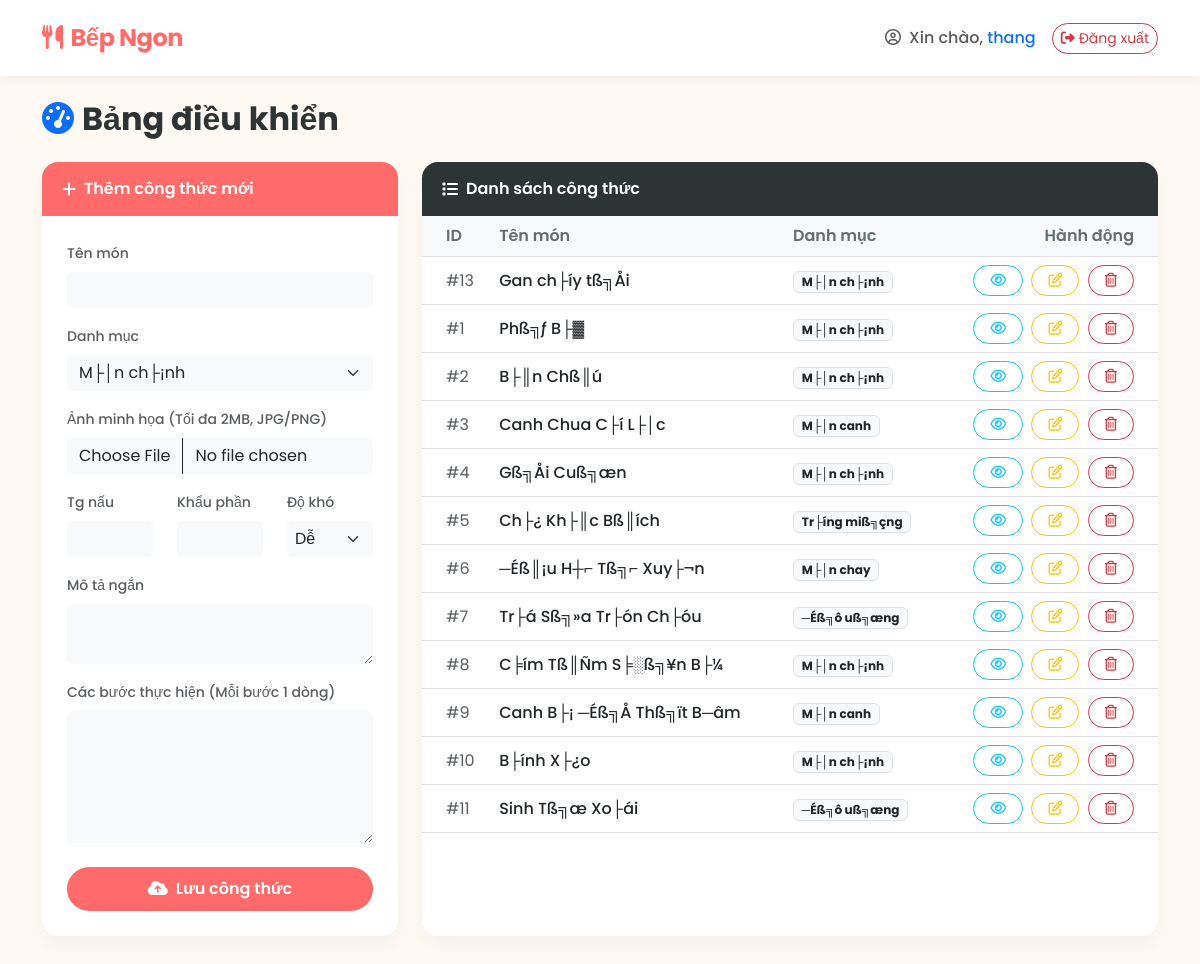
The page /app/public/admin.php (signed in) on the database as committed earlier.
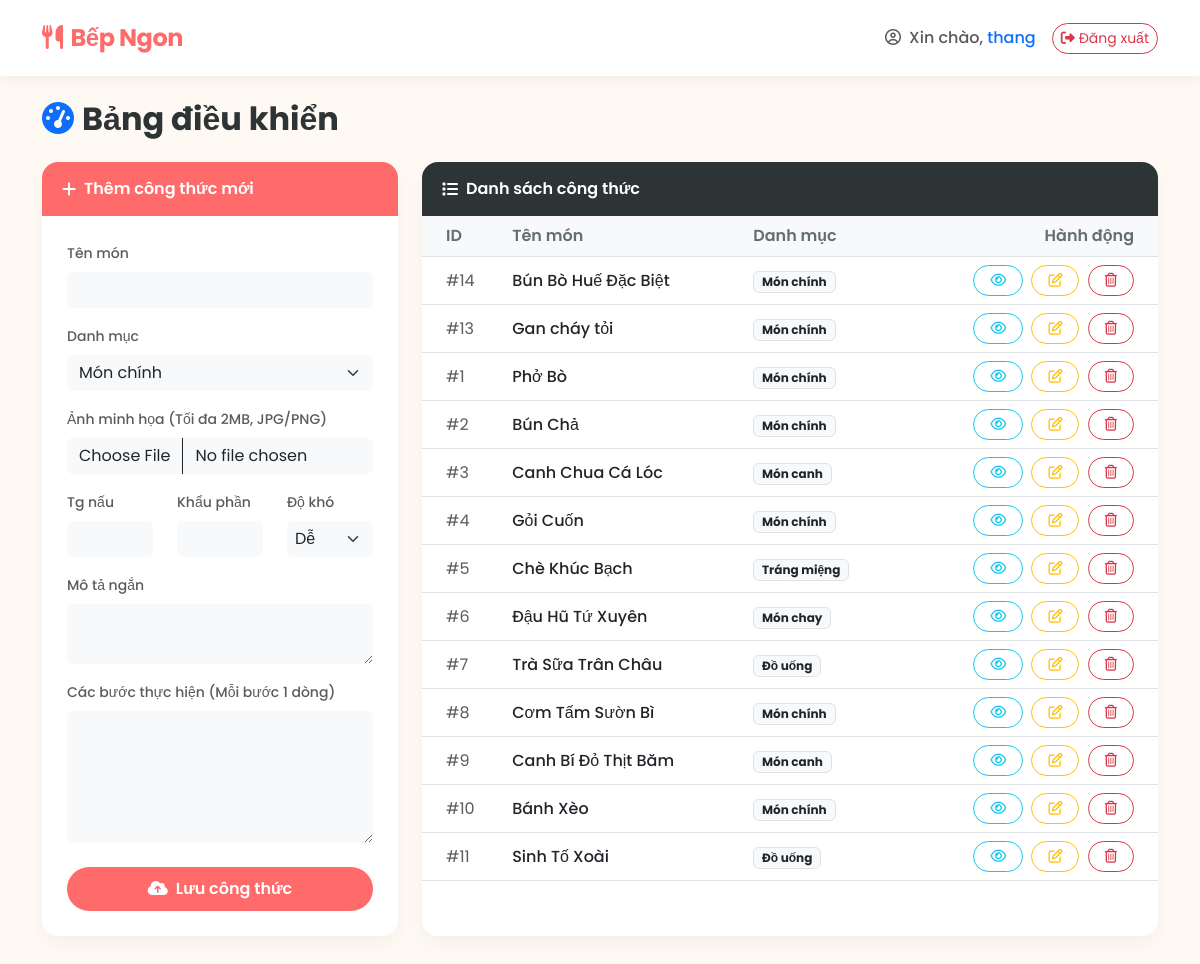
The same page on the database as committed later.
### tables this page shows
CREATE TABLE `recipes` (
  `id` int NOT NULL AUTO_INCREMENT,
  `title` varchar(255) NOT NULL,
  `slug` varchar(255) NOT NULL,
  `description` text,
  `image` varchar(255) DEFAULT NULL,
  `cook_time` int DEFAULT NULL,
  `servings` int DEFAULT NULL,
  `difficulty` varchar(50) DEFAULT NULL,
  `category_id` int DEFAULT NULL,
  `instructions` text,
  `created_at` timestamp NULL DEFAULT CURRENT_TIMESTAMP,
  `updated_at` timestamp NULL DEFAULT CURRENT_TIMESTAMP ON UPDATE CURRENT_TIMESTAMP,
  PRIMARY KEY (`id`),
  UNIQUE KEY `slug` (`slug`),
  KEY `category_id` (`category_id`),
  CONSTRAINT `recipes_ibfk_1` FOREIGN KEY (`category_id`) REFERENCES `categories` (`id`) ON DELETE SET NULL
);

CREATE TABLE `categories` (
  `id` int NOT NULL AUTO_INCREMENT,
  `name` varchar(255) NOT NULL,
  `slug` varchar(255) NOT NULL,
  `description` text,
  PRIMARY KEY (`id`),
  UNIQUE KEY `slug` (`slug`)
);

### app/public/admin.php (the view, shortened to what this page needs)
<?php
require_once __DIR__ . '/../src/db.php';
$recipes = $pdo->query("SELECT r.id, r.title, c.name as cat_name FROM recipes r LEFT JOIN categories c ON r.category_id = c.id ORDER BY r.created_at DESC")->fetchAll();
$categories = $pdo->query("SELECT * FROM categories")->fetchAll();
?>
<!DOCTYPE html>
<html lang="vi">
<head>
    <link href="https://cdn.jsdelivr.net/npm/bootstrap@5.3.0/dist/css/bootstrap.min.css" rel="stylesheet">
    <link rel="stylesheet" href="https://cdnjs.cloudflare.com/ajax/libs/font-awesome/6.4.0/css/all.min.css">
    <link rel="stylesheet" href="css/style.css">
</head>
<body>
    <nav class="navbar navbar-expand-lg navbar-light sticky-top mb-4">
        <div class="container">
            <a class="navbar-brand" href="index.php"><i class="fa-solid fa-utensils me-2"></i>Bếp Ngon</a>
            <div class="d-flex align-items-center">
                <span class="navbar-text me-3 fw-medium"><i class="fa-regular fa-circle-user me-1"></i> Xin chào, <span class="text-primary"><?= htmlspecialchars($_SESSION['username']) ?></span></span>
                <a href="logout.php" class="btn btn-outline-danger btn-sm rounded-pill"><i class="fa-solid fa-right-from-bracket me-1"></i>Đăng xuất</a>
            </div>
        </div>
    </nav>
    <div class="container pb-5">
        <div class="d-flex justify-content-between align-items-center mb-4">
            <h2 class="fw-bold m-0" style="color: var(--text-main);"><i class="fa-solid fa-gauge-high me-2 text-primary"></i>Bảng điều khiển</h2>
        </div>
        <div class="row g-4">
            <div class="col-lg-4">
                <div class="card admin-card h-100">
                    <div class="card-header d-flex align-items-center">
                        <i class="fa-solid fa-plus me-2"></i> Thêm công thức mới
                    </div>
                    <div class="card-body bg-white rounded-bottom-4">
                        <form method="POST" enctype="multipart/form-data">
                            <div class="mb-3">
                                <label class="form-label fw-medium text-muted small">Tên món</label>
                                <input type="text" name="title" class="form-control bg-light border-0" required>
                            </div>
                            <div class="mb-3">
                                <label class="form-label fw-medium text-muted small">Danh mục</label>
                                <select name="category_id" class="form-select bg-light border-0" required>
                                    <?php foreach($categories as $cat): ?>
                                        <option value="<?= $cat['id'] ?>"><?= htmlspecialchars($cat['name']) ?></option>
                                    <?php endforeach; ?>
                                </select>
                            </div>
                            <div class="mb-3">
                                <label class="form-label fw-medium text-muted small">Ảnh minh họa (Tối đa 2MB, JPG/PNG)</label>
                                <input type="file" name="image" class="form-control bg-light border-0" accept="image/*">
                            </div>
                            <div class="row">
                                <div class="col-4 mb-3">
                                    <label class="form-label fw-medium text-muted small">Tg nấu</label>
                                    <div class="input-group">
                                        <input type="number" name="cook_time" class="form-control bg-light border-0" required>
                                    </div>
                                </div>
                                <div class="col-4 mb-3">
                                    <label class="form-label fw-medium text-muted small">Khẩu phần</label>
                                    <input type="number" name="servings" class="form-control bg-light border-0" required>
                                </div>
                                <div class="col-4 mb-3">
                                    <label class="form-label fw-medium text-muted small">Độ khó</label>
                                    <select name="difficulty" class="form-select bg-light border-0 px-2">
                                        <option>Dễ</option>
                                    </select>
                                </div>
                            </div>
                            <div class="mb-3">
                                <label class="form-label fw-medium text-muted small">Mô tả ngắn</label>
                                <textarea name="description" class="form-control bg-light border-0" rows="2" required></textarea>
                            </div>
                            <div class="mb-4">
                                <label class="form-label fw-medium text-muted small">Các bước thực hiện (Mỗi bước 1 dòng)</label>
                                <textarea name="instructions" class="form-control bg-light border-0" rows="5" required></textarea>
                            </div>
                            <button type="submit" class="btn btn-primary-custom w-100"><i class="fa-solid fa-cloud-arrow-up me-2"></i>Lưu công thức</button>
                        </form>
                    </div>
                </div>
            </div>
            <div class="col-lg-8">
                <div class="card admin-card h-100">
                    <div class="card-header d-flex align-items-center" style="background-color: var(--text-main);">
                        <i class="fa-solid fa-list me-2"></i> Danh sách công thức
                    </div>
                    <div class="card-body bg-white rounded-bottom-4 p-0">
                        <div class="table-responsive">
                            <table class="table table-hover table-custom mb-0 align-middle">
                                <thead class="table-light">
                                    <tr>
                                        <th class="ps-4">ID</th>
                                        <th>Tên món</th>
                                        <th>Danh mục</th>
                                        <th class="text-end pe-4">Hành động</th>
                                    </tr>
                                </thead>
                                <tbody>
                                    <?php foreach($recipes as $r): ?>
                                    <tr>
                                        <td class="ps-4 text-muted">#<?= $r['id'] ?></td>
                                        <td class="fw-medium"><?= htmlspecialchars($r['title']) ?></td>
                                        <td><span class="badge bg-light text-dark border"><?= htmlspecialchars($r['cat_name'] ?? '') ?></span></td>
                                        <td class="text-end pe-4">
                                            <a href="recipe.php?id=<?= $r['id'] ?>" class="btn btn-sm btn-outline-info rounded-pill px-3 me-1" target="_blank" title="Xem"><i class="fa-regular fa-eye"></i></a>
                                            <a href="edit.php?id=<?= $r['id'] ?>" class="btn btn-sm btn-outline-warning rounded-pill px-3 me-1" title="Sửa"><i class="fa-regular fa-pen-to-square"></i></a>
                                            <a href="?delete=<?= $r['id'] ?>&token=<?= $_SESSION['csrf_token'] ?>" class="btn btn-sm btn-outline-danger rounded-pill px-3" onclick="return confirm('Bạn có chắc chắn muốn xóa công thức này?');" title="Xóa"><i class="fa-regular fa-trash-can"></i></a>
                                        </td>
                                    </tr>
                                    <?php endforeach; ?>
                                </tbody>
                            </table>
                        </div>
                    </div>
                </div>
            </div>
        </div>
    </div>
</body>
</html>

### app/public/css/style.css (style rules this page uses)
:root { --primary-color: #ff6b6b; --primary-hover: #ff5252; --secondary-color: #feca57; --text-main: #2d3436; --text-muted: #636e72; --bg-color: #fff9f3; --card-bg: #ffffff; }
body { font-family: 'Poppins', sans-serif; background-color: var(--bg-color); color: var(--text-main); }
.navbar { background-color: #ffffff; box-shadow: 0 4px 12px rgba(0,0,0,0.05); padding: 15px 0; }
.navbar-brand { font-weight: 700; color: var(--primary-color) !important; font-size: 1.5rem; letter-spacing: -0.5px; }
.btn-primary-custom { background-color: var(--primary-color); color: white; border: none; border-radius: 30px; padding: 10px 25px; font-weight: 600; transition: all 0.3s ease; }
.card-body { padding: 25px; }
.admin-card { border: none; border-radius: 16px; box-shadow: 0 8px 20px rgba(0,0,0,0.04); }
.admin-card .card-header { background: var(--primary-color); color: white; font-weight: 600; border-top-left-radius: 16px; border-top-right-radius: 16px; padding: 15px 20px; border-bottom: none; }
.table-custom th { font-weight: 600; color: var(--text-muted); border-bottom-width: 1px; }
.table-custom td { vertical-align: middle; }

Rows that differ between the two databases and show on the page:
added recipes: id "14", title "Bún Bò Huế Đặc Biệt", category.name "Món chính"
changed recipes id 13: title "Gan ch├íy tß╗Åi" → "Gan cháy tỏi"; category.name "M├│n ch├¡nh" → "Món chính"
changed recipes id 1: title "Phß╗ƒ B├▓" → "Phở Bò"; category.name "M├│n ch├¡nh" → "Món chính"
changed recipes id 2: title "B├║n Chß║ú" → "Bún Chả"; category.name "M├│n ch├¡nh" → "Món chính"
changed recipes id 3: title "Canh Chua C├í L├│c" → "Canh Chua Cá Lóc"; category.name "M├│n canh" → "Món canh"
changed recipes id 4: title "Gß╗Åi Cuß╗æn" → "Gỏi Cuốn"; category.name "M├│n ch├¡nh" → "Món chính"
changed recipes id 5: title "Ch├¿ Kh├║c Bß║ích" → "Chè Khúc Bạch"; category.name "Tr├íng miß╗çng" → "Tráng miệng"
changed recipes id 6: title "─Éß║¡u H┼⌐ Tß╗⌐ Xuy├¬n" → "Đậu Hũ Tứ Xuyên"; category.name "M├│n chay" → "Món chay"
changed recipes id 7: title "Tr├á Sß╗»a Tr├ón Ch├óu" → "Trà Sữa Trân Châu"; category.name "─Éß╗ô uß╗æng" → "Đồ uống"
changed recipes id 8: title "C╞ím Tß║Ñm S╞░ß╗¥n B├¼" → "Cơm Tấm Sườn Bì"; category.name "M├│n ch├¡nh" → "Món chính"
changed recipes id 9: title "Canh B├¡ ─Éß╗Å Thß╗ït B─âm" → "Canh Bí Đỏ Thịt Băm"; category.name "M├│n canh" → "Món canh"
changed recipes id 10: title "B├ính X├¿o" → "Bánh Xèo"; category.name "M├│n ch├¡nh" → "Món chính"
changed recipes id 11: title "Sinh Tß╗æ Xo├ái" → "Sinh Tố Xoài"; category.name "─Éß╗ô uß╗æng" → "Đồ uống"
Other text that changed with them:
form field category_id: "M├│n ch├¡nh" → "Món chính"
